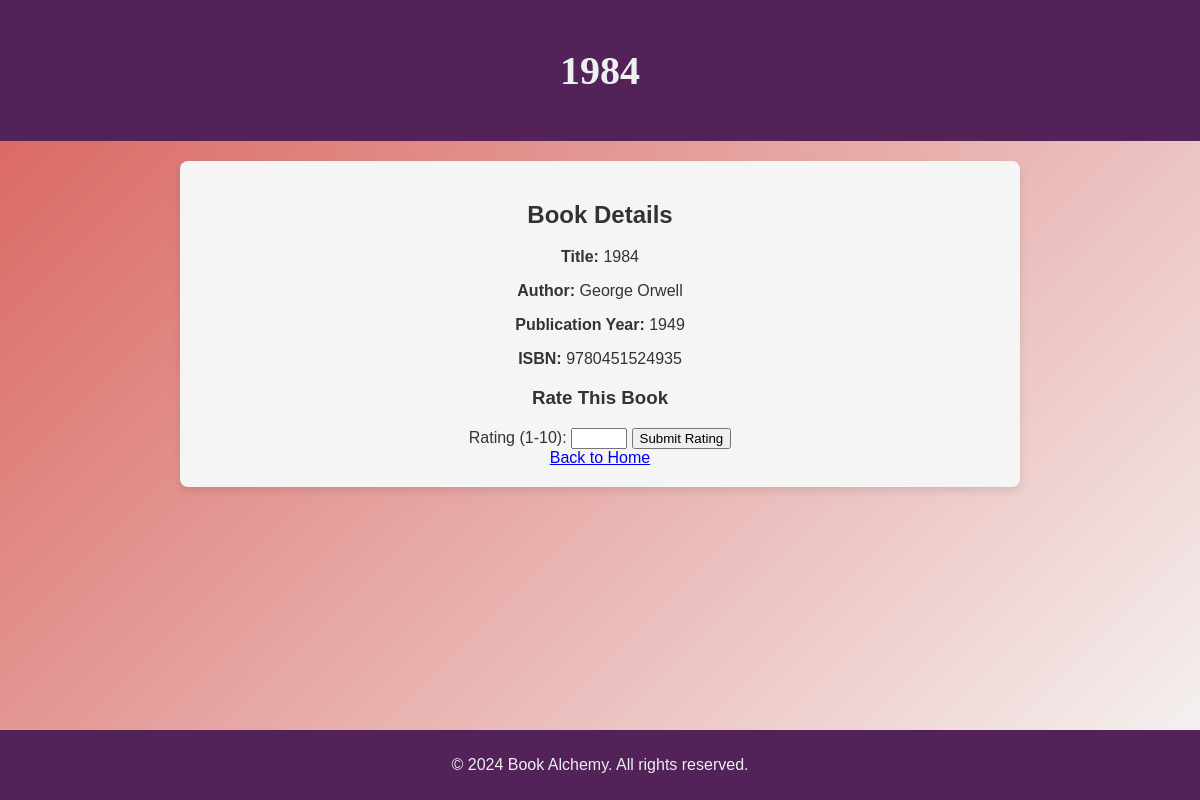
Page /book/3 on the committed database.
### data_models.py (models this page shows, shortened)
class Book(db.Model):
    __tablename__ = 'books'
    id = db.Column(db.Integer, primary_key=True)
    isbn = db.Column(db.String(13), unique=True, nullable=False)
    title = db.Column(db.String(200), nullable=False)
    publication_year = db.Column(db.Integer, nullable=False)
    author_id = db.Column(db.Integer,
                          db.ForeignKey('authors.id', ondelete="CASCADE"), nullable=False)
    rating = db.Column(db.Integer, nullable=True)

class Author(db.Model):
    __tablename__ = 'authors'
    id = db.Column(db.Integer, primary_key=True)
    name = db.Column(db.String(150), nullable=False)
    birth_date = db.Column(db.Date, nullable=True)
    date_of_death = db.Column(db.Date, nullable=True)
    books = db.relationship('Book', backref='author', cascade="all, delete-orphan")

### app.py (the view)
@app.route('/book/<int:book_id>')
def book_detail(book_id):
    book = Book.query.get_or_404(book_id)
    return render_template('book_detail.html', book=book)

### templates/book_detail.html (shortened to what this page needs)
<!DOCTYPE html>
<html lang="en">
<head>
    <link rel="stylesheet" href="{{ url_for('static', filename='css/style.css') }}">
</head>
<body>
    <header class="header">
        <h1>{{ book.title }}</h1>
    </header>
    <main class="main-content">
        <h2>Book Details</h2>
        <p><strong>Title:</strong> {{ book.title }}</p>
        <p><strong>Author:</strong> {{ book.author.name }}</p>
        <p><strong>Publication Year:</strong> {{ book.publication_year }}</p>
        <p><strong>ISBN:</strong> {{ book.isbn }}</p>
        <h3>Rate This Book</h3>
        <form method="POST" action="{{ url_for('rate_book', book_id=book.id) }}">
            <label for="rating">Rating (1-10):</label>
            <input type="number" id="rating" name="rating" min="1" max="10" required>
            <button type="submit">Submit Rating</button>
        </form>
        <a href="{{ url_for('home') }}" class="button">Back to Home</a>
    </main>
    <footer class="footer">
        <p>&copy; 2024 Book Alchemy. All rights reserved.</p>
    </footer>
</body>
</html>

### static/css/style.css (style rules this page uses)
body { font-family: 'Arial', sans-serif; background: linear-gradient(135deg, #D95F59, #f5f5f5); color: #333; margin: 0; padding: 0; display: flex; flex-direction: column; align-items: center; min-height: 100vh; }
.header { width: 100%; background-color: #522258; color: #ecf0f1; text-align: center; padding: 20px 0; }
.header h1 { font-size: 2.5rem; font-family: 'Georgia', serif; }
.main-content { width: 80%; max-width: 800px; margin: 20px 0; padding: 20px; background-color: #f5f5f5; border-radius: 8px; box-shadow: 0 4px 8px rgba(0, 0, 0, 0.1); text-align: center; }
.footer { width: 100%; background-color: #522258; color: #ecf0f1; text-align: center; padding: 10px 0; margin-top: auto; }
.main-content { animation: fadeIn 1s ease; }

### rows in the picture
Book: title "1984", publication_year "1949", isbn "9780451524935"
Author: author.name "George Orwell"
